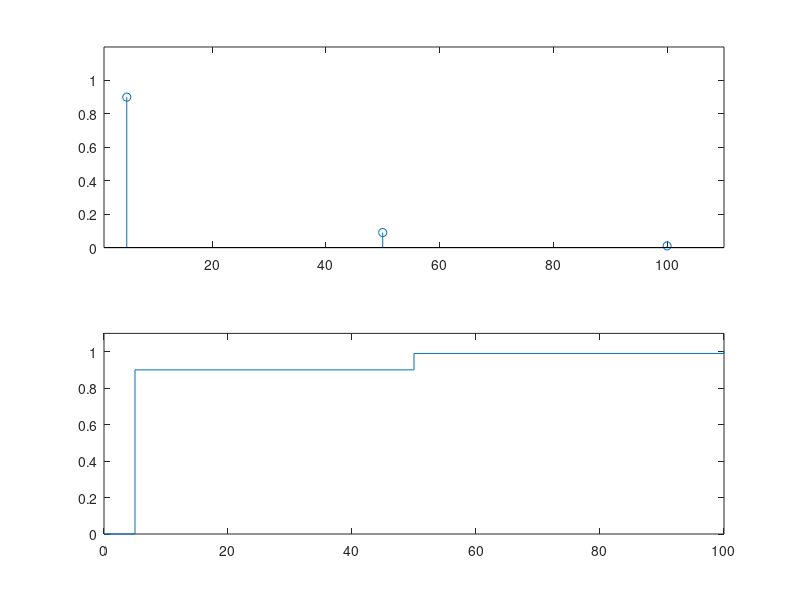

MATLAB code for this plot:
% exercicio 2 -> parte 2.2

% alinea a)

% 90 notas de 5 // 9 notas de 50 // 1 nota de 100
% 100 notas no total 
% notas de 5 - 90 /100 - 0.9
% notas de 50 - 9 /100 - 0.09
% notas de 100 - 1/100 - 0.01


% alinea b)

nr5 = 5 * ones(1,90);
nr50 = 50 * ones(1,9);
nr100 = 100 * ones(1,1) ; 

aux = horzcat(nr5,nr50,nr100) ;

aux2 = aux(randperm(100)) ; % distribui aleatoriamente os numeros da matriz aux

experiencia1 = sum(aux2 == 5) / 100 ;
experiencia2 = sum(aux2 == 50) / 100 ;
experiencia3 = sum(aux2 == 100) / 100 ;

fprintf('Probabilidade de sair uma nota de 5 e : %1.4f\n',experiencia1) ;

fprintf('Probabilidade de sair uma nota de 50 e : %1.4f\n',experiencia2) ;


fprintf('Probabilidade de sair uma nota de 100 e : %1.4f\n',experiencia3) ;

% alinea c)

x = [5 50 100] ;
px= [90/100 9/100 1/100] ;
subplot(2,1,1)
stem(x,px) ;
xlim([1,110])
ylim([0,1.2])

fx = cumsum(px);
subplot(2,1,2)
stairs([0 x 100], [0 fx 1])

ylim([0 1.1])


